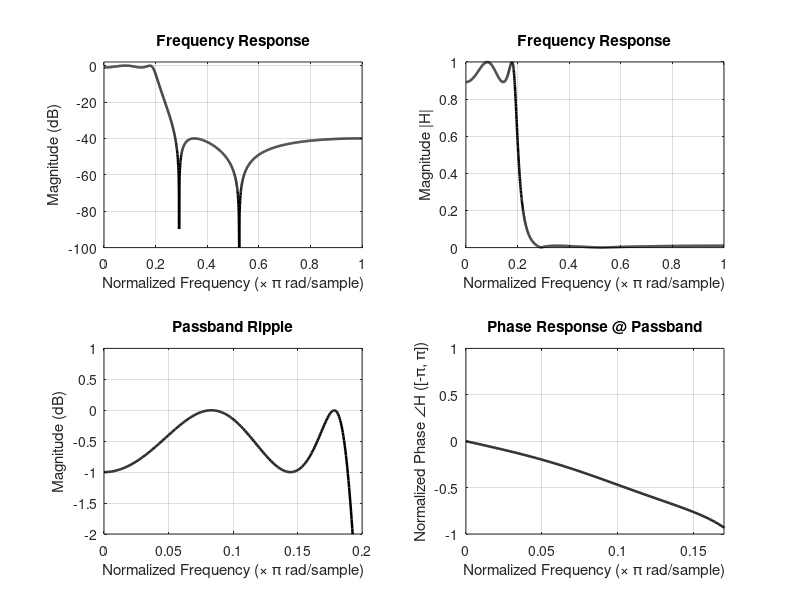

Here is the MATLAB script that generated this plot:
pkg load signal
clc; clear; close all;

% Describing filter requirements
fs = 2;
omega_p = 0.15*pi;
omega_s = 0.3*pi;
Rp = 1;
As = 40;

% Performing frequency pre-warping
T = 1/fs;
Omega_p = 2/T * tan(omega_p/2);
Omega_s = 2/T * tan(omega_s/2);

% Defining analog filter order proposed elliptic
[N, Omega_c] = ellipord(Omega_p/pi, Omega_s/pi, Rp, As,'s');

% Designing the Elliptic filter
[b_analog, a_analog] = ellip(N, Rp, As, Omega_c,'s');

% Performing Billiniar Transformation
[b, a] = bilinear(b_analog, a_analog, 1/T);

% Direct form to cascaded form
[sos, g] = tf2sos(b, a);

% Finding frequency response
nfft = 2048;
[H, omega] = freqz(b, a, nfft);
H_mag_db = 20*log10(abs(H));

H_phase = angle(H) / pi; 

% Plotting resposnes
figure;
subplot(221);
plot(omega/pi, H_mag_db, 'k', 'LineWidth', 1.8);
grid on;
ylim([-100, 2]);
title('Frequency Response');
xlabel('Normalized Frequency (\times \pi rad/sample)');
ylabel('Magnitude (dB)');

subplot(222);
plot(omega/pi, abs(H), 'k', 'LineWidth', 1.8);
grid on;
title('Frequency Response');
xlabel('Normalized Frequency (\times \pi rad/sample)');
ylabel('Magnitude |H|');

subplot(223);
plot(omega/pi, H_mag_db, 'k', 'LineWidth', 1.8);
grid on;
ylim([-2, 1]);
xlim([0 0.2]);
title('Passband Ripple');
xlabel('Normalized Frequency (\times \pi rad/sample)');
ylabel('Magnitude (dB)');

subplot(224);
plot(omega/pi, H_phase, 'k', 'LineWidth', 1.8);
grid on;
title('Phase Response @ Passband');
xlabel('Normalized Frequency (\times \pi rad/sample)');
ylabel('Normalized Phase \angleH ([-\pi, \pi])');
xlim([0, 0.17]);


% Print Result to console
fprintf('Calculated Order (N)   = %d\n', N);
fprintf('Analog Cutoff Frequency = %.4f rad/s\n', Omega_c);
disp('Direct Form Filter Coefficients');
disp('b=');
disp(b);
disp('a=');
disp(a);
disp('Cascaded Filter Coefficients(S0S), matrix of series second-order sections, one per row');
disp(sos);
disp('Filter Gain(g)');
disp(g);
